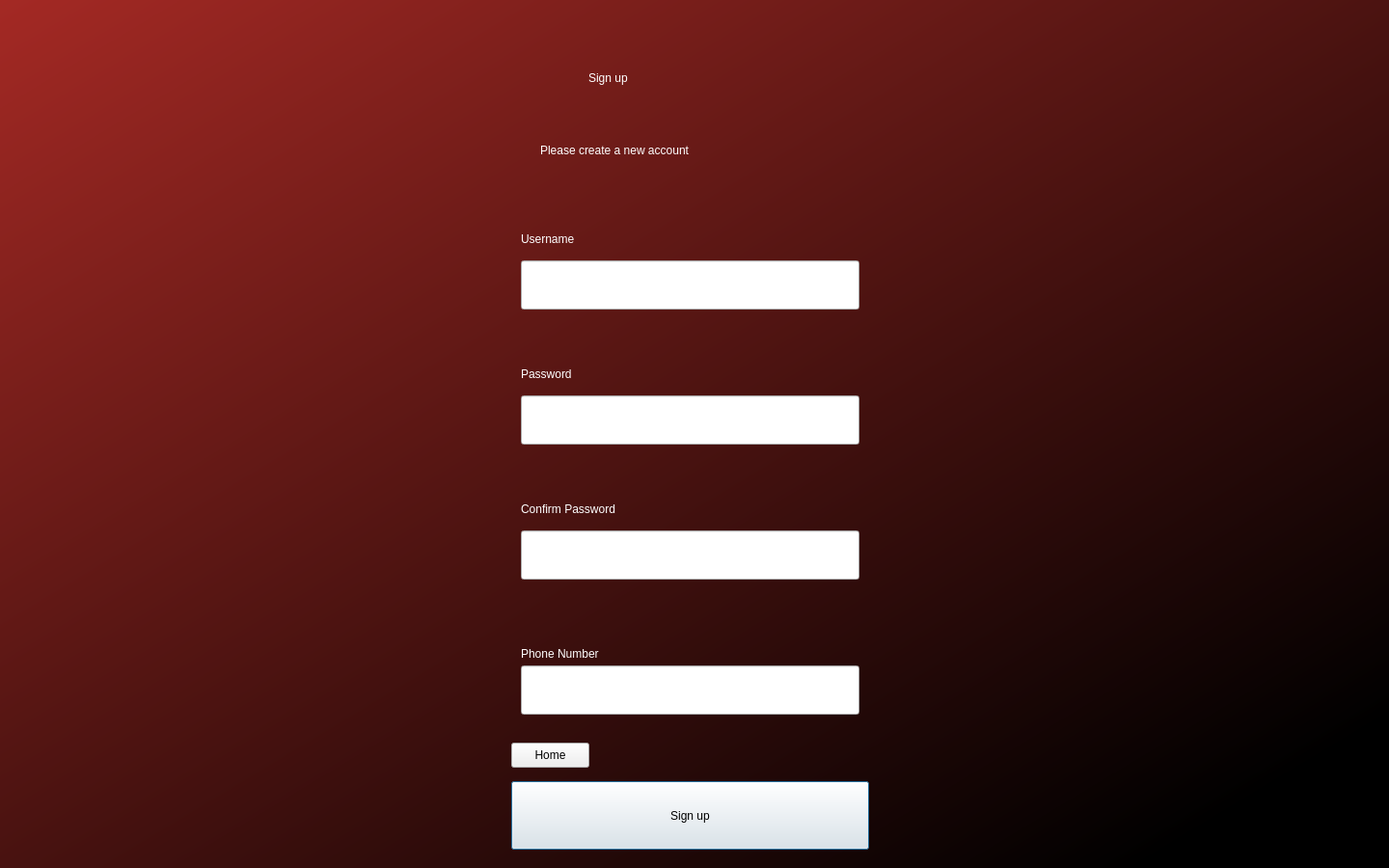
<?xml version="1.0" encoding="UTF-8"?>
<ui version="4.0">
 <class>Dialog</class>
 <widget class="QDialog" name="Dialog">
  <property name="geometry">
   <rect>
    <x>0</x>
    <y>0</y>
    <width>1440</width>
    <height>900</height>
   </rect>
  </property>
  <property name="windowTitle">
   <string>Dialog</string>
  </property>
  <widget class="QWidget" name="widget" native="true">
   <property name="geometry">
    <rect>
     <x>0</x>
     <y>0</y>
     <width>1441</width>
     <height>901</height>
    </rect>
   </property>
   <property name="baseSize">
    <size>
     <width>1200</width>
     <height>800</height>
    </size>
   </property>
   <property name="styleSheet">
    <string notr="true">QWidget#widget{background-color: rgb(159, 40, 37) ;
background-color:qlineargradient(spread:pad, x1:0, y1:0, x2:0.892731, y2:0.926, stop:0 rgba(164, 41, 36, 255), stop:1 rgba(0, 0, 0, 255));}</string>
   </property>
   <widget class="QLabel" name="label">
    <property name="geometry">
     <rect>
      <x>610</x>
      <y>30</y>
      <width>261</width>
      <height>101</height>
     </rect>
    </property>
    <property name="styleSheet">
     <string notr="true">font: 50pt &quot;Times New Roman&quot;;
color: rgb(255, 255, 255);</string>
    </property>
    <property name="text">
     <string>Sign up</string>
    </property>
   </widget>
   <widget class="QLabel" name="label_2">
    <property name="geometry">
     <rect>
      <x>560</x>
      <y>130</y>
      <width>331</width>
      <height>51</height>
     </rect>
    </property>
    <property name="styleSheet">
     <string notr="true">font: 24pt &quot;Times New Roman&quot;;
color: rgb(255, 255, 255);</string>
    </property>
    <property name="text">
     <string>Please create a new account </string>
    </property>
   </widget>
   <widget class="QLabel" name="label_3">
    <property name="geometry">
     <rect>
      <x>540</x>
      <y>240</y>
      <width>111</width>
      <height>16</height>
     </rect>
    </property>
    <property name="styleSheet">
     <string notr="true">font: 24pt &quot;Times New Roman&quot;;
color: rgb(255, 255, 255);</string>
    </property>
    <property name="text">
     <string>Username </string>
    </property>
   </widget>
   <widget class="QLabel" name="label_4">
    <property name="geometry">
     <rect>
      <x>540</x>
      <y>380</y>
      <width>111</width>
      <height>16</height>
     </rect>
    </property>
    <property name="styleSheet">
     <string notr="true">font: 24pt &quot;Times New Roman&quot;;
color: rgb(255, 255, 255);</string>
    </property>
    <property name="text">
     <string>Password</string>
    </property>
   </widget>
   <widget class="QPushButton" name="Signup">
    <property name="geometry">
     <rect>
      <x>530</x>
      <y>810</y>
      <width>371</width>
      <height>71</height>
     </rect>
    </property>
    <property name="styleSheet">
     <string notr="true">font: 24pt &quot;Times New Roman&quot;;</string>
    </property>
    <property name="text">
     <string>Sign up</string>
    </property>
   </widget>
   <widget class="QLineEdit" name="username">
    <property name="geometry">
     <rect>
      <x>540</x>
      <y>270</y>
      <width>351</width>
      <height>51</height>
     </rect>
    </property>
   </widget>
   <widget class="QLineEdit" name="Password">
    <property name="geometry">
     <rect>
      <x>540</x>
      <y>410</y>
      <width>351</width>
      <height>51</height>
     </rect>
    </property>
    <property name="styleSheet">
     <string notr="true">font: 18pt &quot;Times New Roman&quot;;</string>
    </property>
   </widget>
   <widget class="QLineEdit" name="confirmPass">
    <property name="geometry">
     <rect>
      <x>540</x>
      <y>550</y>
      <width>351</width>
      <height>51</height>
     </rect>
    </property>
    <property name="styleSheet">
     <string notr="true">font: 18pt &quot;Times New Roman&quot;;</string>
    </property>
   </widget>
   <widget class="QLabel" name="label_5">
    <property name="geometry">
     <rect>
      <x>540</x>
      <y>520</y>
      <width>191</width>
      <height>16</height>
     </rect>
    </property>
    <property name="styleSheet">
     <string notr="true">font: 24pt &quot;Times New Roman&quot;;
color: rgb(255, 255, 255);</string>
    </property>
    <property name="text">
     <string>Confirm Password</string>
    </property>
   </widget>
   <widget class="QLabel" name="errorMessege">
    <property name="geometry">
     <rect>
      <x>550</x>
      <y>620</y>
      <width>181</width>
      <height>16</height>
     </rect>
    </property>
    <property name="styleSheet">
     <string notr="true">color: rgb(255, 239, 0);
font: 18pt &quot;Times New Roman&quot;;</string>
    </property>
    <property name="text">
     <string/>
    </property>
   </widget>
   <widget class="QPushButton" name="home">
    <property name="geometry">
     <rect>
      <x>530</x>
      <y>770</y>
      <width>81</width>
      <height>26</height>
     </rect>
    </property>
    <property name="text">
     <string>Home</string>
    </property>
   </widget>
   <widget class="QLineEdit" name="phonenumber">
    <property name="geometry">
     <rect>
      <x>540</x>
      <y>690</y>
      <width>351</width>
      <height>51</height>
     </rect>
    </property>
   </widget>
   <widget class="QLabel" name="label_6">
    <property name="geometry">
     <rect>
      <x>540</x>
      <y>670</y>
      <width>171</width>
      <height>16</height>
     </rect>
    </property>
    <property name="styleSheet">
     <string notr="true">font: 24pt &quot;Times New Roman&quot;;
color: rgb(255, 255, 255);</string>
    </property>
    <property name="text">
     <string>Phone Number</string>
    </property>
   </widget>
  </widget>
 </widget>
 <resources/>
 <connections/>
</ui>
